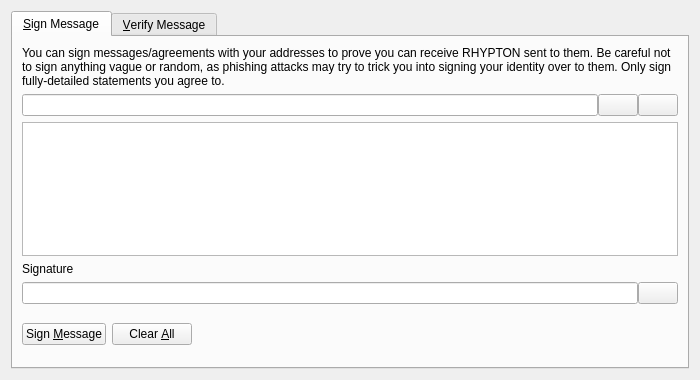
<?xml version="1.0" encoding="UTF-8"?>
<ui version="4.0">
 <class>SignVerifyMessageDialog</class>
 <widget class="QDialog" name="SignVerifyMessageDialog">
  <property name="geometry">
   <rect>
    <x>0</x>
    <y>0</y>
    <width>700</width>
    <height>380</height>
   </rect>
  </property>
  <property name="windowTitle">
   <string>Signatures - Sign / Verify a Message</string>
  </property>
  <property name="modal">
   <bool>true</bool>
  </property>
  <layout class="QVBoxLayout" name="verticalLayout">
   <item>
    <widget class="QTabWidget" name="tabWidget">
     <property name="currentIndex">
      <number>0</number>
     </property>
     <widget class="QWidget" name="tabSignMessage">
      <attribute name="title">
       <string>&amp;Sign Message</string>
      </attribute>
      <layout class="QVBoxLayout" name="verticalLayout_SM">
       <item>
        <widget class="QLabel" name="infoLabel_SM">
         <property name="text">
          <string>You can sign messages/agreements with your addresses to prove you can receive RHYPTON sent to them. Be careful not to sign anything vague or random, as phishing attacks may try to trick you into signing your identity over to them. Only sign fully-detailed statements you agree to.</string>
         </property>
         <property name="textFormat">
          <enum>Qt::PlainText</enum>
         </property>
         <property name="wordWrap">
          <bool>true</bool>
         </property>
        </widget>
       </item>
       <item>
        <layout class="QHBoxLayout" name="horizontalLayout_1_SM">
         <property name="spacing">
          <number>0</number>
         </property>
         <item>
          <widget class="QValidatedLineEdit" name="addressIn_SM">
           <property name="toolTip">
            <string>The RHYPTON address to sign the message with</string>
           </property>
          </widget>
         </item>
         <item>
          <widget class="QPushButton" name="addressBookButton_SM">
           <property name="toolTip">
            <string>Choose previously used address</string>
           </property>
           <property name="text">
            <string/>
           </property>
           <property name="shortcut">
            <string>Alt+A</string>
           </property>
           <property name="autoDefault">
            <bool>false</bool>
           </property>
          </widget>
         </item>
         <item>
          <widget class="QPushButton" name="pasteButton_SM">
           <property name="toolTip">
            <string>Paste address from clipboard</string>
           </property>
           <property name="text">
            <string/>
           </property>
           <property name="shortcut">
            <string>Alt+P</string>
           </property>
           <property name="autoDefault">
            <bool>false</bool>
           </property>
          </widget>
         </item>
        </layout>
       </item>
       <item>
        <widget class="QPlainTextEdit" name="messageIn_SM">
         <property name="toolTip">
          <string>Enter the message you want to sign here</string>
         </property>
        </widget>
       </item>
       <item>
        <widget class="QLabel" name="signatureLabel_SM">
         <property name="text">
          <string>Signature</string>
         </property>
         <property name="textFormat">
          <enum>Qt::PlainText</enum>
         </property>
        </widget>
       </item>
       <item>
        <layout class="QHBoxLayout" name="horizontalLayout_2_SM">
         <property name="spacing">
          <number>0</number>
         </property>
         <item>
          <widget class="QLineEdit" name="signatureOut_SM">
           <property name="font">
            <font>
             <italic>true</italic>
            </font>
           </property>
           <property name="readOnly">
            <bool>true</bool>
           </property>
          </widget>
         </item>
         <item>
          <widget class="QPushButton" name="copySignatureButton_SM">
           <property name="toolTip">
            <string>Copy the current signature to the system clipboard</string>
           </property>
           <property name="text">
            <string/>
           </property>
           <property name="autoDefault">
            <bool>false</bool>
           </property>
          </widget>
         </item>
        </layout>
       </item>
       <item>
        <layout class="QHBoxLayout" name="horizontalLayout_3_SM">
         <item>
          <widget class="QPushButton" name="signMessageButton_SM">
           <property name="toolTip">
            <string>Sign the message to prove you own this RHYPTON address</string>
           </property>
           <property name="text">
            <string>Sign &amp;Message</string>
           </property>
           <property name="autoDefault">
            <bool>false</bool>
           </property>
          </widget>
         </item>
         <item>
          <widget class="QPushButton" name="clearButton_SM">
           <property name="toolTip">
            <string>Reset all sign message fields</string>
           </property>
           <property name="text">
            <string>Clear &amp;All</string>
           </property>
           <property name="autoDefault">
            <bool>false</bool>
           </property>
          </widget>
         </item>
         <item>
          <spacer name="horizontalSpacer_1_SM">
           <property name="orientation">
            <enum>Qt::Horizontal</enum>
           </property>
           <property name="sizeHint" stdset="0">
            <size>
             <width>40</width>
             <height>48</height>
            </size>
           </property>
          </spacer>
         </item>
         <item>
          <widget class="QLabel" name="statusLabel_SM">
           <property name="font">
            <font>
             <weight>75</weight>
             <bold>true</bold>
            </font>
           </property>
           <property name="text">
            <string/>
           </property>
           <property name="wordWrap">
            <bool>true</bool>
           </property>
          </widget>
         </item>
         <item>
          <spacer name="horizontalSpacer_2_SM">
           <property name="orientation">
            <enum>Qt::Horizontal</enum>
           </property>
           <property name="sizeHint" stdset="0">
            <size>
             <width>40</width>
             <height>48</height>
            </size>
           </property>
          </spacer>
         </item>
        </layout>
       </item>
      </layout>
     </widget>
     <widget class="QWidget" name="tabVerifyMessage">
      <attribute name="title">
       <string>&amp;Verify Message</string>
      </attribute>
      <layout class="QVBoxLayout" name="verticalLayout_VM">
       <item>
        <widget class="QLabel" name="infoLabel_VM">
         <property name="text">
          <string>Enter the receiver's address, message (ensure you copy line breaks, spaces, tabs, etc. exactly) and signature below to verify the message. Be careful not to read more into the signature than what is in the signed message itself, to avoid being tricked by a man-in-the-middle attack. Note that this only proves the signing party receives with the address, it cannot prove sendership of any transaction!</string>
         </property>
         <property name="textFormat">
          <enum>Qt::PlainText</enum>
         </property>
         <property name="alignment">
          <set>Qt::AlignLeading|Qt::AlignLeft|Qt::AlignTop</set>
         </property>
         <property name="wordWrap">
          <bool>true</bool>
         </property>
        </widget>
       </item>
       <item>
        <layout class="QHBoxLayout" name="horizontalLayout_1_VM">
         <property name="spacing">
          <number>0</number>
         </property>
         <item>
          <widget class="QValidatedLineEdit" name="addressIn_VM">
           <property name="toolTip">
            <string>The RHYPTON address the message was signed with</string>
           </property>
          </widget>
         </item>
         <item>
          <widget class="QPushButton" name="addressBookButton_VM">
           <property name="toolTip">
            <string>Choose previously used address</string>
           </property>
           <property name="text">
            <string/>
           </property>
           <property name="shortcut">
            <string>Alt+A</string>
           </property>
           <property name="autoDefault">
            <bool>false</bool>
           </property>
          </widget>
         </item>
        </layout>
       </item>
       <item>
        <widget class="QPlainTextEdit" name="messageIn_VM"/>
       </item>
       <item>
        <widget class="QValidatedLineEdit" name="signatureIn_VM"/>
       </item>
       <item>
        <layout class="QHBoxLayout" name="horizontalLayout_2_VM">
         <item>
          <widget class="QPushButton" name="verifyMessageButton_VM">
           <property name="toolTip">
            <string>Verify the message to ensure it was signed with the specified RHYPTON address</string>
           </property>
           <property name="text">
            <string>Verify &amp;Message</string>
           </property>
           <property name="autoDefault">
            <bool>false</bool>
           </property>
          </widget>
         </item>
         <item>
          <widget class="QPushButton" name="clearButton_VM">
           <property name="toolTip">
            <string>Reset all verify message fields</string>
           </property>
           <property name="text">
            <string>Clear &amp;All</string>
           </property>
           <property name="autoDefault">
            <bool>false</bool>
           </property>
          </widget>
         </item>
         <item>
          <spacer name="horizontalSpacer_1_VM">
           <property name="orientation">
            <enum>Qt::Horizontal</enum>
           </property>
           <property name="sizeHint" stdset="0">
            <size>
             <width>40</width>
             <height>48</height>
            </size>
           </property>
          </spacer>
         </item>
         <item>
          <widget class="QLabel" name="statusLabel_VM">
           <property name="font">
            <font>
             <weight>75</weight>
             <bold>true</bold>
            </font>
           </property>
           <property name="text">
            <string/>
           </property>
           <property name="wordWrap">
            <bool>true</bool>
           </property>
          </widget>
         </item>
         <item>
          <spacer name="horizontalSpacer_2_VM">
           <property name="orientation">
            <enum>Qt::Horizontal</enum>
           </property>
           <property name="sizeHint" stdset="0">
            <size>
             <width>40</width>
             <height>48</height>
            </size>
           </property>
          </spacer>
         </item>
        </layout>
       </item>
      </layout>
     </widget>
    </widget>
   </item>
  </layout>
 </widget>
 <customwidgets>
  <customwidget>
   <class>QValidatedLineEdit</class>
   <extends>QLineEdit</extends>
   <header>qvalidatedlineedit.h</header>
  </customwidget>
 </customwidgets>
 <resources>
  <include location="../rhypton.qrc"/>
 </resources>
 <connections/>
</ui>
